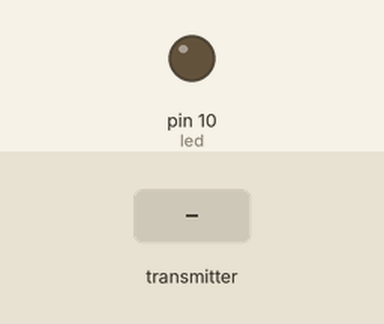
This sketch was run on a simulated Arduino Uno, built with avr-gcc and run on an emulated ATmega328P. Shown: output pins drawn as LEDs (lit = HIGH). The test bench sets the inputs (shaded band). No radio packets arrive unless stated.

Above: at 1.2 s.
1.3 s: the transmitter starts sending buttonState = 1
At 2.1 s:
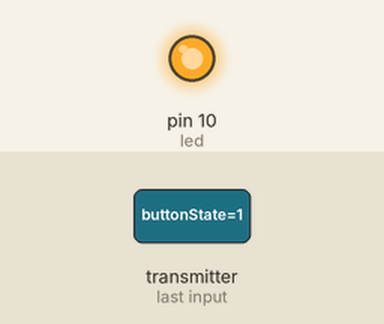
2.8 s: the transmitter starts sending buttonState = 0
At 3.2 s:
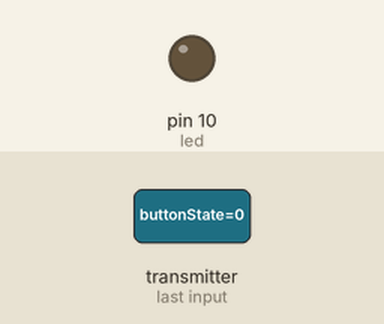
Timing chart, 0 to 5.8 s (numbered marks = the images above; inputs shaded):
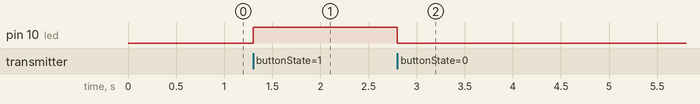

Measured:
- after the input at 1.3 s, pin 10 (led): LOW → HIGH at once
- after the input at 2.8 s, pin 10 (led): HIGH → LOW at once

The sketch:

Rx_2.ino
```cpp
/*
* Arduino Wireless Communication Tutorial
*     Example 2 - Reciever Code
*
* by Dejan Nedelkovski, www.HowToMechatronics.com
*
* Library: TMRh20/RF24, https://github.com/tmrh20/RF24/
*/
#include <SPI.h>
#include <nRF24L01.h>
#include <RF24.h>
#define led 10
RF24 radio(7, 8); // CE, CSN
const byte addresses[6] = {"00001"};
boolean buttonState = 0;
void setup() {
  pinMode(10, OUTPUT);
  radio.begin();

  radio.openReadingPipe(1, addresses);
  radio.setPALevel(RF24_PA_MIN);
}
void loop() {

  delay(5);
  radio.startListening();
  while (!radio.available());
  radio.read(&buttonState, sizeof(buttonState));
  if (buttonState == HIGH) {
    digitalWrite(led, HIGH);
  }
  else {
    digitalWrite(led, LOW);
  }
}
```
